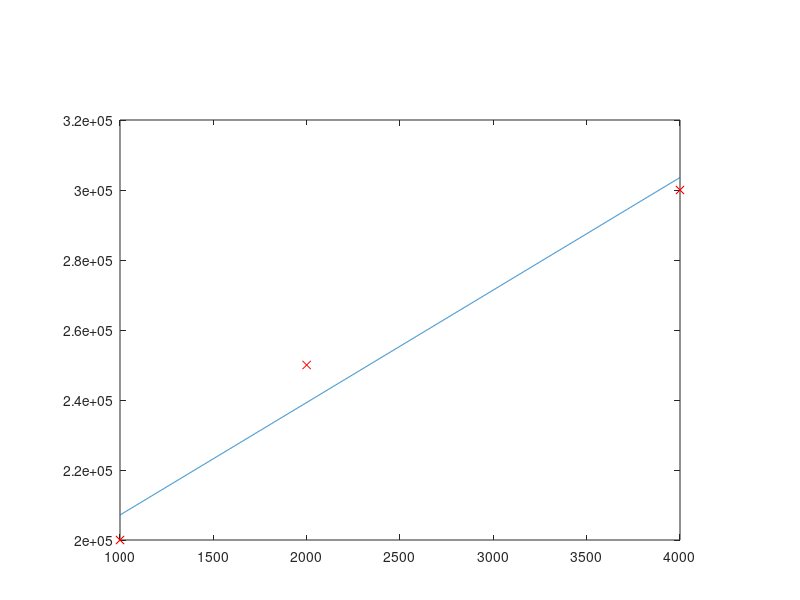

Here is the MATLAB script that generated this plot:
% scaled features.
% x = square feet
% y = sale price
x = [1, 2, 4];
y = [2, 2.5,  3];

% function to calculate the predicted value
function result = h(x, t0, t1)
  result = t0 + t1 * x;
end

% given a theta_0 and theta_1, this function calculates
% their cost. We don't need this function, strictly speaking...
% but it is nice to print out the costs as gradient descent iterates.
% We should see the cost go down every time the values of theta get updated.
function distance = cost(theta_0, theta_1, x, y)
  distance = 0;
  for i = 1:length(x) % arrays in octave are indexed starting at 1
    square_feet = x(i);
    predicted_value = theta_0 + theta_1 * square_feet;
    actual_value = y(i);
    % how far off was the predicted value (make sure you get the absolute value)?
    distance = distance + abs(actual_value - predicted_value);
  end
  % get how far off we were on average
  distance = distance / length(x);
end

alpha = 0.1;
iters = 1500;
m = length(x);

% initial values
theta_0 = 0;
theta_1 = 0;

for i = 1:iters
  % we store this calculation in temporary variables,
  % because theta_0 and theta_1 must be updated *together*.
  % i.e. we can't update theta_0 and use the new theta_0 value
  % while updating theta_1.
  cost_0 = 0;
  for j = 1:m
    cost_0 += (h(x(j), theta_0, theta_1) - y(j));
  end
  temp_0 = theta_0 - alpha * 1/m * cost_0;

  cost_1 = 0;
  for j = 1:m
    cost_1 += ((h(x(j), theta_0, theta_1) - y(j)) * x(j));
  end
  temp_1 = theta_1 - alpha * 1/m * cost_1;

  theta_0 = temp_0;
  
  theta_1 = temp_1;

  % print out the new values of theta for each iteration,
  % as well as the new, lower cost
  disp([theta_0, theta_1, cost(theta_0, theta_1, x, y)]);
end

% scale the values of theta, they
% were too small because we did feature scaling
theta_0 = theta_0 * 100000;
theta_1 *= 100;

% un-scale the features. So now we should be
% back to [1000, 2000, 4000] for square feet,
% from [1, 2, 4].
x *= 1000;
y *= 100000;

% plot the data and the best-fit line
figure;
set (0,'defaultaxesposition', [0.15, 0.1, 0.7, 0.7]);

plot(x, y, 'rx');
hold on;
plot(1000:4000, h(1000:4000, theta_0, theta_1));

% tell me how much to sell a 3000 square foot home for:
disp(h(3000, theta_0, theta_1));
